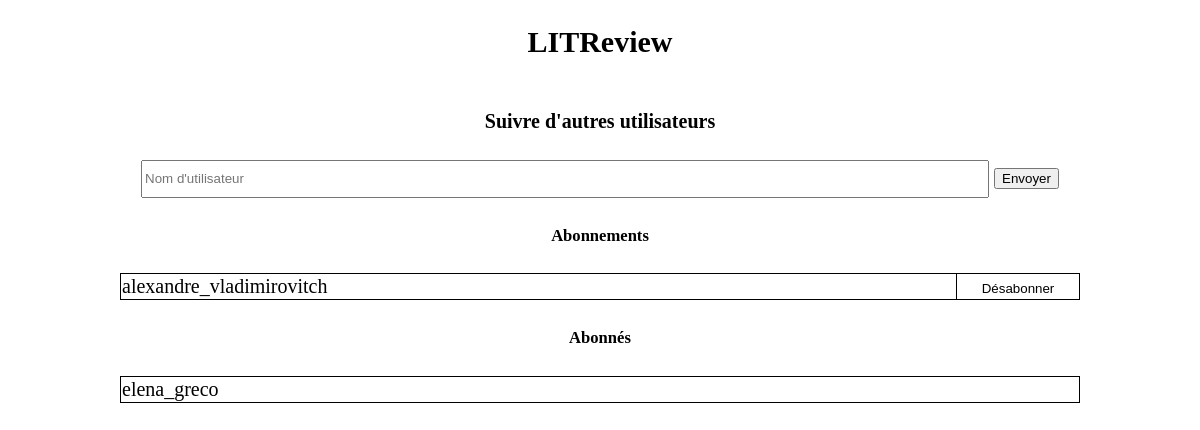
Before: /abonnements/ (signed in) with the older database file.
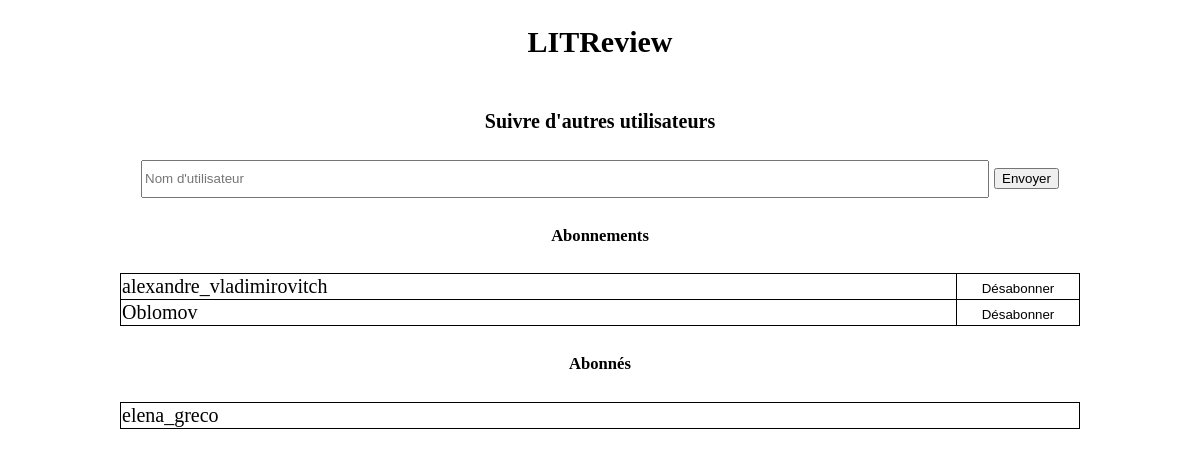
After: the same page with the newer database file.
### feed/models.py (models this page shows)
class UserFollow(models.Model):
    user = models.ForeignKey(
        to=settings.AUTH_USER_MODEL, on_delete=models.CASCADE, related_name='following')
    followed_user = models.ForeignKey(
        to=settings.AUTH_USER_MODEL, on_delete=models.CASCADE, related_name='followed_by')
    class Meta:
        unique_together = ('user', 'followed_user', )

### subscriptions/views.py (the view)
# urls.py: path('abonnements/', include('subscriptions.urls'))
@login_required
def subscriptions(request):
	search(request)
	followers = UserFollow.objects.filter(user=request.user)
	followings = UserFollow.objects.filter(followed_user=request.user)
	return render(request, 'subscriptions/subscriptions.html', {'followers': followers, 'followings':followings})

### subscriptions/views.py (called while the page is built)
@login_required
def search(request):
	if request.method == 'POST':
		query = request.POST.get('search')
		requested_users = User.objects.filter(username__icontains=query).exclude(username=request.user)
		if requested_users.exists():
			tickets_count = [Ticket.objects.filter(user=user).count() for user in requested_users]
			reviews_count = [Review.objects.filter(user=user).count() for user in requested_users]
			following = [UserFollow.objects.filter(followed_user=request.user).filter(user=user) for user in requested_users]
			requested_data = list(zip(requested_users, tickets_count, reviews_count, following))
			return render(request, 'subscriptions/result.html', {'requested_data': requested_data})
		else:
			message = "Personne ne correspond à votre recherche"
			return render(request, 'subscriptions/result.html', {'message': message })

### templates/subscriptions/subscriptions.html (shortened to what this page needs)
{% extends '../navigation.html' %}
{% block subscriptions %}
<head>
  {% load static %}
  <link rel="stylesheet" type="text/css" href="{% static 'subscription/style.css' %}">
</head>
<div class="subscribe-segment">
	<h4>Suivre d'autres utilisateurs</h4>
	<div class="search-container">
    	<form action="{% url 'search' %}" method=POST>
      	<input class="search-bar" type="text" placeholder="Nom d'utilisateur" name="search">
      	<button type="submit">Envoyer</button>
    	</form>
	</div>
<h5>Abonnements</h5>
{% if followings.exists %}
	<table class="user-follows" id="following">
	 	{% for following in followings %}
			<tr>
	 			<td>{{ following.user }}</td>
				<td class="td-button">
					<button type="button" onclick="location.href='{% url 'unsubscribe' following.id %}'">Désabonner</button>
				</td>
			</tr>
	 	{% endfor %}
	 	</table>
	{% else %}
	 	<p>Vous ne suivez personne pour le moment</p>
	{% endif %}
<h5>Abonnés</h5>
{% if followers.exists %}
	<table class="user-follows" id="follower">
		{% for follower in followers %}
			<tr>
				<td>{{ follower.followed_user }}</td>
			</tr>
 		{% endfor %}
 		</table>
 	{% else %}
 		<p>Vous n'avez pas encore d'abonnés</p>
 	{% endif %}
</div>
{% endblock %}

### templates/navigation.html (shortened to what this page needs)
{% extends './base.html' %}
{% block navigation %}
  {% load static %}
{% endblock %}

### templates/base.html (shortened to what this page needs)
<!DOCTYPE html>
<html>
	<head>
		{% load static %}
  		<link rel="stylesheet" type="text/css" href="{% static 'style.css' %}">
	</head>
	<body>
		<header class="head">
			<h2>LITReview</h2>
		</header>
		<div>
			{% block subscriptions %}{% endblock %}
		</div>
	</body>
</html>

### static/style.css (style rules this page uses)
body, html { margin: 0; color: black; font-size: 15pt; font-family: 'montserrat'; }
.head { text-align: center; }

### static/subscription/style.css (style rules this page uses)
.subscribe-segment { display: flex; flex-direction: column; justify-content: center; align-items: center; }
.search-bar { min-width: 70vw; min-height: 4vh; }
table { table-layout: fixed; min-width: 80vw; border-collapse: collapse; border: black solid 1px; }
td { border: black solid 0.5px; }
.td-button { width: 10vw; }
.td-button button { width: 100%; height: 100%; background-color: white; border: white; }

Changed rows visible on the page:
added UserFollow: user "Oblomov", shown under "Abonnements"
